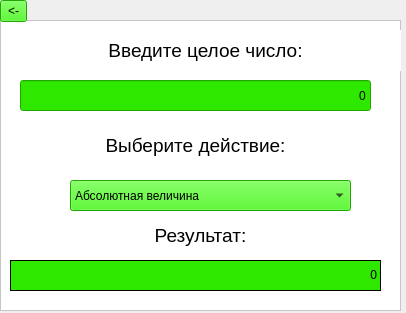
<?xml version="1.0" encoding="UTF-8"?>
<ui version="4.0">
 <class>ZModulesWindow2</class>
 <widget class="QDialog" name="ZModulesWindow2">
  <property name="geometry">
   <rect>
    <x>0</x>
    <y>0</y>
    <width>406</width>
    <height>313</height>
   </rect>
  </property>
  <property name="windowTitle">
   <string>Прочие действия</string>
  </property>
  <widget class="QFrame" name="frame">
   <property name="geometry">
    <rect>
     <x>0</x>
     <y>20</y>
     <width>401</width>
     <height>291</height>
    </rect>
   </property>
   <property name="font">
    <font>
     <pointsize>10</pointsize>
    </font>
   </property>
   <property name="styleSheet">
    <string notr="true">background-color: white</string>
   </property>
   <property name="frameShape">
    <enum>QFrame::StyledPanel</enum>
   </property>
   <property name="frameShadow">
    <enum>QFrame::Raised</enum>
   </property>
   <widget class="QLabel" name="label_3">
    <property name="geometry">
     <rect>
      <x>10</x>
      <y>10</y>
      <width>391</width>
      <height>41</height>
     </rect>
    </property>
    <property name="font">
     <font>
      <pointsize>14</pointsize>
     </font>
    </property>
    <property name="styleSheet">
     <string notr="true"/>
    </property>
    <property name="text">
     <string>Введите целое число:</string>
    </property>
    <property name="alignment">
     <set>Qt::AlignCenter</set>
    </property>
   </widget>
   <widget class="QComboBox" name="operations">
    <property name="geometry">
     <rect>
      <x>70</x>
      <y>160</y>
      <width>281</width>
      <height>31</height>
     </rect>
    </property>
    <property name="sizePolicy">
     <sizepolicy hsizetype="Fixed" vsizetype="Fixed">
      <horstretch>0</horstretch>
      <verstretch>0</verstretch>
     </sizepolicy>
    </property>
    <property name="styleSheet">
     <string notr="true">background-color: #2EE800;</string>
    </property>
    <item>
     <property name="text">
      <string>Абсолютная величина</string>
     </property>
    </item>
    <item>
     <property name="text">
      <string>Сравнение с нулем</string>
     </property>
    </item>
    <item>
     <property name="text">
      <string>Умножение на (-1)</string>
     </property>
    </item>
   </widget>
   <widget class="QLabel" name="label">
    <property name="geometry">
     <rect>
      <x>10</x>
      <y>110</y>
      <width>371</width>
      <height>31</height>
     </rect>
    </property>
    <property name="font">
     <font>
      <pointsize>14</pointsize>
     </font>
    </property>
    <property name="styleSheet">
     <string notr="true">background-color: white</string>
    </property>
    <property name="text">
     <string>Выберите действие:</string>
    </property>
    <property name="alignment">
     <set>Qt::AlignCenter</set>
    </property>
   </widget>
   <widget class="QLabel" name="label_2">
    <property name="geometry">
     <rect>
      <x>10</x>
      <y>200</y>
      <width>381</width>
      <height>31</height>
     </rect>
    </property>
    <property name="font">
     <font>
      <pointsize>14</pointsize>
     </font>
    </property>
    <property name="text">
     <string>Результат:</string>
    </property>
    <property name="alignment">
     <set>Qt::AlignCenter</set>
    </property>
   </widget>
   <widget class="QLabel" name="result">
    <property name="geometry">
     <rect>
      <x>10</x>
      <y>240</y>
      <width>371</width>
      <height>31</height>
     </rect>
    </property>
    <property name="focusPolicy">
     <enum>Qt::WheelFocus</enum>
    </property>
    <property name="layoutDirection">
     <enum>Qt::LeftToRight</enum>
    </property>
    <property name="styleSheet">
     <string notr="true">background-color: #2EE800;</string>
    </property>
    <property name="frameShape">
     <enum>QFrame::Box</enum>
    </property>
    <property name="text">
     <string>0</string>
    </property>
    <property name="alignment">
     <set>Qt::AlignRight|Qt::AlignTrailing|Qt::AlignVCenter</set>
    </property>
   </widget>
   <widget class="QLineEdit" name="line_n">
    <property name="geometry">
     <rect>
      <x>20</x>
      <y>60</y>
      <width>351</width>
      <height>31</height>
     </rect>
    </property>
    <property name="styleSheet">
     <string notr="true">background-color: #2EE800;</string>
    </property>
    <property name="inputMask">
     <string notr="true"/>
    </property>
    <property name="text">
     <string>0</string>
    </property>
    <property name="alignment">
     <set>Qt::AlignRight|Qt::AlignTrailing|Qt::AlignVCenter</set>
    </property>
   </widget>
  </widget>
  <widget class="QToolButton" name="pushButton_return">
   <property name="geometry">
    <rect>
     <x>0</x>
     <y>0</y>
     <width>27</width>
     <height>22</height>
    </rect>
   </property>
   <property name="styleSheet">
    <string notr="true">background-color: #2EE800;</string>
   </property>
   <property name="text">
    <string>&lt;-</string>
   </property>
  </widget>
 </widget>
 <resources/>
 <connections/>
</ui>
